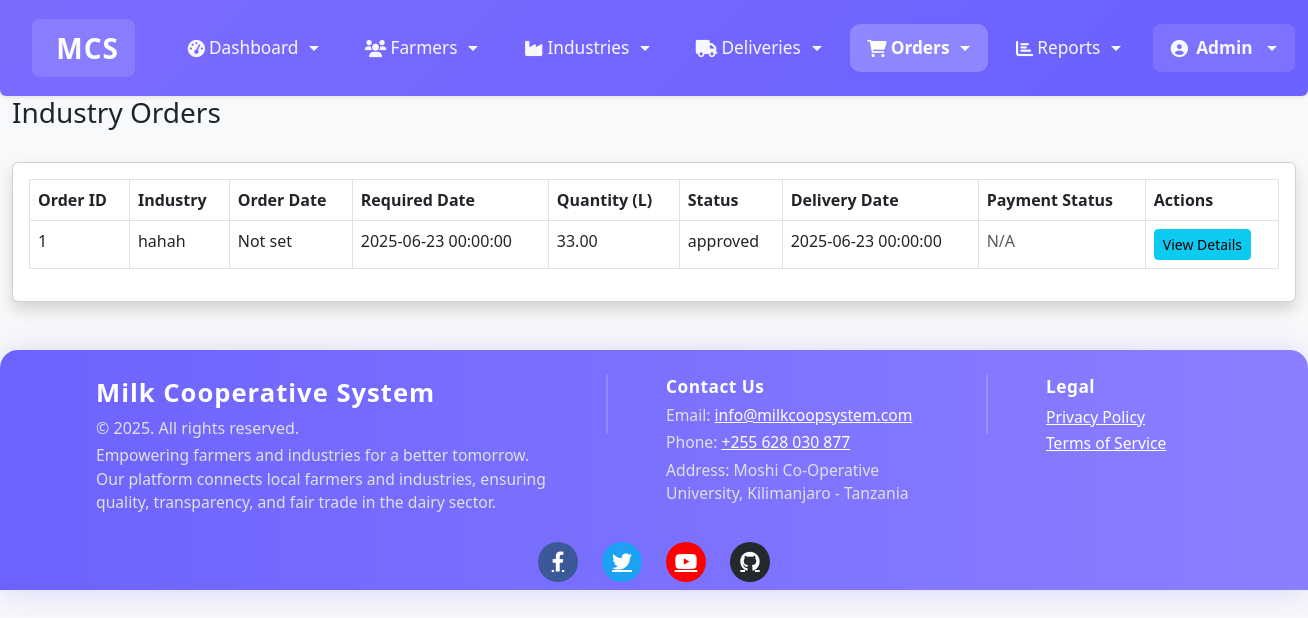
The app's page /modules/coop/view_orders.php (signed in) with its own data.
### tables this page shows
CREATE TABLE `orders` (
  `id` int(11) NOT NULL,
  `industry_id` int(11) DEFAULT NULL,
  `quantity` decimal(10,2) NOT NULL,
  `order_date` datetime NOT NULL,
  `delivery_date` datetime NOT NULL,
  `status` enum('pending','approved','completed','cancelled') DEFAULT 'pending',
  `created_at` timestamp NOT NULL DEFAULT current_timestamp()
);

CREATE TABLE `industries` (
  `id` int(11) NOT NULL,
  `industry_id` varchar(20) NOT NULL,
  `user_id` int(11) DEFAULT NULL,
  `company_name` varchar(100) NOT NULL,
  `contact_person` varchar(100) DEFAULT NULL,
  `phone` varchar(20) DEFAULT NULL,
  `email` varchar(100) DEFAULT NULL,
  `address` text DEFAULT NULL,
  `created_at` timestamp NOT NULL DEFAULT current_timestamp(),
  `industry_type` varchar(255) DEFAULT NULL,
  `created_by` int(11) DEFAULT NULL,
  `account_name` varchar(100) DEFAULT NULL,
  `account_number` varchar(50) DEFAULT NULL
);

### modules/coop/view_orders.php (the view, shortened to what this page needs)
<?php
require_once "../../config/db.php";
$sql = "SELECT o.*, i.company_name, i.email FROM orders o JOIN industries i ON o.industry_id = i.id ORDER BY o.order_date DESC";
$orders = mysqli_query($conn, $sql);
$industry_payments = [];
include "../../includes/header.php";
?>
<div class="container-fluid">
    <div class="d-flex justify-content-between align-items-center mb-4">
        <h1 class="h3 text-gray-800">Industry Orders</h1>
    </div>
    <div class="card shadow mb-4">
        <div class="card-body">
            <div class="table-responsive">
                <table class="table table-bordered datatable" width="100%" cellspacing="0">
                <thead>
                    <tr>
                        <th>Order ID</th>
                        <th>Industry</th>
                        <th>Order Date</th>
                        <th>Required Date</th>
                        <th>Quantity (L)</th>
                        <th>Status</th>
                        <th>Delivery Date</th>
                        <th>Payment Status</th>
                        <th>Actions</th>
                    </tr>
                </thead>
                <tbody>
                        <?php while($order = mysqli_fetch_assoc($orders)): ?>
                        <tr>
                            <td><?php echo $order['id']; ?></td>
                            <td><?php echo htmlspecialchars($order['company_name']); ?></td>
                            <td><?php echo ($order['order_date'] == '0000-00-00 00:00:00' || !$order['order_date']) ? 'Not set' : $order['order_date']; ?></td>
                            <td><?php echo ($order['delivery_date'] == '0000-00-00' || !$order['delivery_date']) ? 'Not set' : $order['delivery_date']; ?></td>
                            <td><?php echo $order['quantity']; ?></td>
                            <td><?php echo $order['status']; ?></td>
                            <td><?php echo ($order['delivery_date'] == '0000-00-00' || !$order['delivery_date']) ? 'Not assigned' : $order['delivery_date']; ?></td>
                            <td>
                                <?php
                                $pay_status = isset($industry_payments[$order['industry_id']]) ? $industry_payments[$order['industry_id']] : 'N/A';
                                if ($pay_status == 'paid') {
                                    echo '<span class="badge bg-success">Paid</span>';
                                } elseif ($pay_status == 'unpaid') {
                                    echo '<span class="badge bg-warning text-dark">Unpaid</span>';
                                } elseif ($pay_status == 'rejected') {
                                    echo '<span class="badge bg-danger">Rejected</span>';
                                } else {
                                    echo '<span class="text-muted">N/A</span>';
                                }
                                ?>
                            </td>
                            <td>
                                <div class="btn-group" role="group">
                                    <button type="button" class="btn btn-info btn-sm" data-bs-toggle="modal" data-bs-target="#detailsModal<?php echo $order['id']; ?>">View Details</button>
                                </div>
                            </td>
                        </tr>
                        <?php endwhile; ?>
                </tbody>
            </table>
            </div>
        </div>
    </div>
</div>
<?php include "../../includes/footer.php"; ?>

### includes/header.php (style rules this page uses)
html, body { margin: 0 !important; padding: 0 !important; box-sizing: border-box; }
body { padding-top: 90px; background: var(--background-color, #F8F9FA); }

### records on screen
orders: id "1", industry.company_name "hahah", shows "Not set", delivery_date "2025-06-23 00:00:00", quantity "33.00", status "approved", shows "N/A"

### other values on screen
$_SESSION["username"] "Admin"
